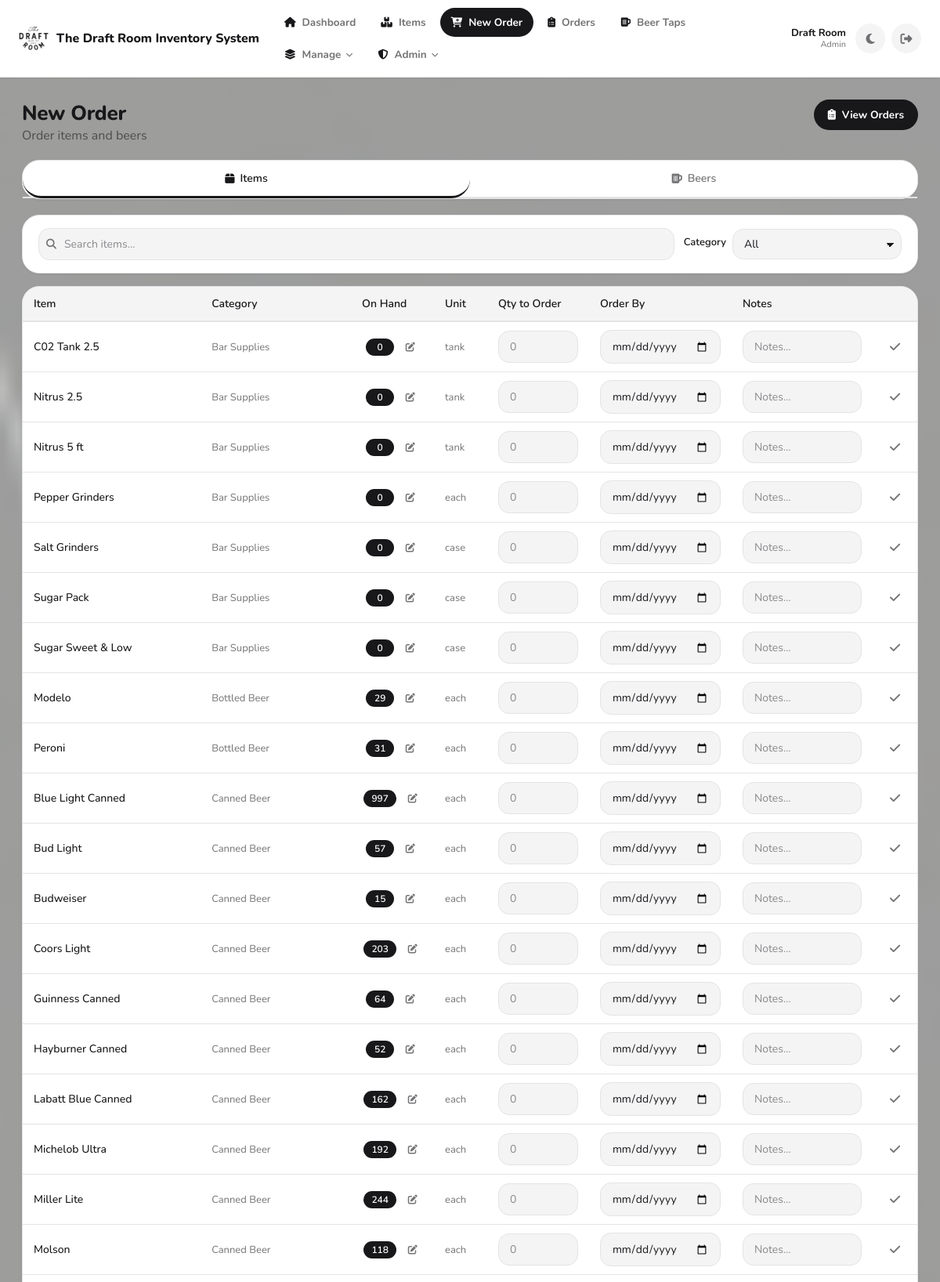
The app's page /order (signed in, upper part) with its own data.
### app.py (models this page shows, shortened)
class User(db.Model):
    __tablename__ = "users"
    id = db.Column(db.Integer, primary_key=True)
    username = db.Column(db.String(80), unique=True, nullable=False)
    first_name = db.Column(db.String(80), nullable=True)
    last_name = db.Column(db.String(80), nullable=True)
    password_hash = db.Column(db.String(255), nullable=False)
    role = db.Column(db.String(20), nullable=False, default="staff")  # Backward compatibility
    role_id = db.Column(db.Integer, db.ForeignKey('roles.id'), nullable=True)  # New: reference to Role
    is_active = db.Column(db.Boolean, nullable=False, default=True)
    created_at = db.Column(db.DateTime, nullable=False, default=utcnow)
    role_obj = db.relationship('Role', backref='users')
    def display_name(self) -> str:
        full = f"{(self.first_name or '').strip()} {(self.last_name or '').strip()}".strip()
        return full if full else self.username
    def get_role_name(self):
        if self.role_obj:
            return self.role_obj.name
        return self.role

class Item(db.Model):
    __tablename__ = "items"
    id = db.Column(db.Integer, primary_key=True)
    name = db.Column(db.String(200), nullable=False)
    category = db.Column(db.String(120), nullable=False)
    prep_type = db.Column(db.String(50), nullable=False, default="generic")
    supplier_id = db.Column(db.Integer, db.ForeignKey("suppliers.id"), nullable=True)
    supplier = db.relationship("Supplier", back_populates="items")
    unit = db.Column(db.String(50), nullable=True)
    default_units_per_box = db.Column(
    db.Integer,
    nullable=True,
)
    multiplier = db.Column(db.Float, nullable=True)
    raw_freezer_days = db.Column(db.Integer, nullable=True)
    raw_cooler_days = db.Column(db.Integer, nullable=True)
    raw_out_days = db.Column(db.Integer, nullable=True)
    prepped_freezer_days = db.Column(db.Integer, nullable=True)
    prepped_cooler_days = db.Column(db.Integer, nullable=True)
    prepped_out_days = db.Column(db.Integer, nullable=True)
    sales_mode = db.Column(db.String(40), nullable=True)
    pack1_label = db.Column(db.String(80), nullable=True)
    pack1_mult  = db.Column(db.Integer, nullable=True)
    pack2_label = db.Column(db.String(80), nullable=True)
    pack2_mult  = db.Column(db.Integer, nullable=True)
    pack3_label = db.Column(db.String(80), nullable=True)
    pack3_mult  = db.Column(db.Integer, nullable=True)
    pack4_label = db.Column(db.String(80), nullable=True)
    pack4_mult  = db.Column(db.Integer, nullable=True)
    main_bar_on_hand = db.Column(
        db.Integer,
        nullable=False,
        default=0,
        server_default=db.text("0"),
    )
    low_bar_on_hand = db.Column(
        db.Integer,
        nullable=False,
        default=0,
        server_default=db.text("0"),
    )
    on_hand_count = db.Column(
        db.Integer,
        nullable=False,
        default=0,
        server_default=db.text("0"),
    )
    created_at = db.Column(db.DateTime, nullable=False, default=datetime.utcnow)

### app.py (the view)
@app.get("/order")
def order_items():
    guard = require_view_access()
    if guard:
        return guard
    q = (request.args.get("q") or "").strip()
    category_filter = (request.args.get("category") or "").strip()
    query = Item.query
    if q:
        query = query.filter(Item.name.ilike(f"%{q}%"))
    if category_filter:
        query = query.filter(Item.category == category_filter)
    items = query.order_by(Item.category.asc(), Item.name.asc()).all()
    categories = db.session.query(Item.category).distinct().order_by(Item.category.asc()).all()
    categories = [c[0] for c in categories if c[0]]
    on_hand = {i.id: (i.on_hand_count or 0) for i in items}
    item_id_list = [i.id for i in items]
    upb_map = {i.id: int(i.default_units_per_box or 1) for i in items}
    modes_by_slug = {m.slug: m for m in InventoryMode.query.all()}
    box_qty_by_loc: dict[str, list[int]] = {}
    unit_count_by_key: dict[tuple[str, str], list[int]] = {}
    for i in items:
        mode = modes_by_slug.get((i.prep_type or "").lower())
        if not mode or mode.engine != "lot_tracking" or not mode.on_hand_style:
            continue
        loc = mode.on_hand_location_key or "cooler"
        if mode.on_hand_style == "box_quantity":
            box_qty_by_loc.setdefault(loc, []).append(i.id)
        else:
            state = mode.on_hand_state_key or "prepped"
            unit_count_by_key.setdefault((state, loc), []).append(i.id)
    if item_id_list:
        for loc, ids in box_qty_by_loc.items():
            rows = db.session.query(
                InventoryLot.item_id,
                func.coalesce(func.sum(InventoryLot.quantity), 0)
            ).filter(
                InventoryLot.item_id.in_(ids),
                InventoryLot.storage == loc,
                InventoryLot.is_consumed == False
            ).group_by(InventoryLot.item_id).all()
            for item_id, qty in rows:
                on_hand[item_id] = int(round(float(qty or 0) * upb_map.get(item_id, 1)))
        for (state, loc), ids in unit_count_by_key.items():
            rows = db.session.query(
                InventoryLot.item_id,
                func.coalesce(func.sum(InventoryLot.count_units), 0)
            ).filter(
                InventoryLot.item_id.in_(ids),
                InventoryLot.state == state,
                InventoryLot.storage == loc,
                InventoryLot.is_consumed == False
            ).group_by(InventoryLot.item_id).all()
            for item_id, units in rows:
                on_hand[item_id] = int(units or 0)
    return render_template("order.html", items=items, categories=categories,
                           q=q, category_filter=category_filter, on_hand=on_hand)

### templates/order.html (shortened to what this page needs)
{% extends "base.html" %}
{% block content %}
<div style="display:flex; align-items:flex-start; justify-content:space-between; gap:16px; margin-bottom:20px; flex-wrap:wrap;">
  <div>
    <h1 style="margin:0;">New Order</h1>
    <span class="muted">Order items and beers</span>
  </div>
  <a href="/orders" class="btn"><i class="fas fa-clipboard-list"></i> View Orders</a>
</div>
<div class="card" style="padding:0; margin-bottom:20px;">
  <div style="display:flex; border-bottom:2px solid var(--stroke);">
    <button class="tab-btn active" type="button" data-tab="items-tab">
      <i class="fas fa-box"></i> Items
    </button>
    <button class="tab-btn" type="button" data-tab="beers-tab">
      <i class="fas fa-beer"></i> Beers
    </button>
  </div>
</div>
<div id="items-tab" class="tab-content">
  <div class="card" style="padding:16px 20px; margin-bottom:16px;">
    <div style="display:flex; gap:12px; flex-wrap:wrap; align-items:center;">
      <div class="search-wrap" style="flex:1; min-width:180px;">
        <input type="text" id="searchInput" class="input search-live"
               placeholder="Search items…" value="{{ q }}" autocomplete="off">
      </div>
      <div style="display:flex; align-items:center; gap:8px;">
        <label style="font-size:13px; font-weight:600; white-space:nowrap; color:var(--text);">Category</label>
        <select id="categorySelect" class="input" style="min-width:150px;">
          <option value="">All</option>
        </select>
      </div>
    </div>
  </div>
  <div class="card" style="padding:0; overflow-x:auto; margin-bottom:16px;">
    <table class="order-table">
      <thead>
        <tr>
          <th>Item</th>
          <th>Category</th>
          <th>On Hand</th>
          <th>Unit</th>
          <th class="input-col">Qty to Order</th>
          <th class="input-col">Order By</th>
          <th class="notes-col">Notes</th>
          <th class="action-col"></th>
        </tr>
      </thead>
      <tbody id="itemsTableBody">
        {% for item in items %}
        <tr class="order-row" data-item-id="{{ item.id }}"
            data-name="{{ item.name.lower() }}" data-category="{{ item.category }}">
          <td class="item-name"><span class="item-title">{{ item.name }}</span></td>
          <td class="muted" style="font-size:13px;">{{ item.category }}</td>
          <td style="text-align:center;">
            <span class="on-hand-badge">{{ on_hand.get(item.id, 0) }}</span>
            <button type="button" class="btn-edit-onhand" title="Edit on-hand count"
                    data-item-id="{{ item.id }}" data-item-name="{{ item.name }}">
              <i class="fas fa-edit"></i>
            </button>
          </td>
          <td class="muted" style="font-size:13px;">{{ item.unit or '—' }}</td>
          <td class="input-col">
            <input type="number" class="qty-input" placeholder="0" min="0" step="1">
          </td>
          <td class="input-col">
            <input type="date" class="date-input">
          </td>
          <td class="notes-col">
            <input type="text" class="notes-input" placeholder="Notes…">
          </td>
          <td class="action-col">
            <button type="button" class="btn-save-row" title="Save this row">
              <i class="fas fa-check"></i>
            </button>
          </td>
        </tr>
        {% endfor %}
      </tbody>
    </table>
  </div>
</div>
{% endblock %}

### templates/base.html (shortened to what this page needs)
<!DOCTYPE html>
<html lang="en">
<head>
  <link rel="stylesheet" href="/static/style.css?v={{ asset_v }}">
  <link rel="stylesheet" href="https://cdnjs.cloudflare.com/ajax/libs/font-awesome/6.4.0/css/all.min.css">
</head>
<body class="app-body">
  <header class="navbar">
    <div class="navbar-inner">
      <a href="/" class="navbar-brand">
        <img src="{{ url_for('static', filename='favicon-96x96.png') }}" alt="The Draft Room" class="navbar-logo">
        <span>The Draft Room Inventory System</span>
      </a>
      <nav class="navbar-nav">
        <a href="/" class="navlink2 {% if request.path == '/' %}active{% endif %}">
          <i class="fas fa-house"></i><span>Dashboard</span>
        </a>
        <a href="/items" class="navlink2 {% if request.path.startswith('/items') or request.path.startswith('/category') %}active{% endif %}">
          <i class="fas fa-boxes-stacked"></i><span>Items</span>
        </a>
        <a href="/order" class="navlink2 {% if request.path == '/order' %}active{% endif %}">
          <i class="fas fa-cart-plus"></i><span>New Order</span>
        </a>
        <a href="/orders" class="navlink2 {% if request.path.startswith('/orders') or (request.path.startswith('/order/') and request.path != '/order') %}active{% endif %}">
          <i class="fas fa-clipboard-list"></i><span>Orders</span>
        </a>
        <a href="/beers/dashboard" class="navlink2 {% if '/beers' in request.path %}active{% endif %}">
          <i class="fas fa-beer-mug-empty"></i><span>Beer Taps</span>
        </a>
        {% if can_edit_inventory %}
        <div class="navdd">
          <button type="button" class="navlink2 navdd-toggle {% if request.path.startswith('/suppliers') or request.path.startswith('/users') or request.path.startswith('/settings') %}active{% endif %}">
            <i class="fas fa-layer-group"></i><span>Manage</span><i class="fas fa-chevron-down navdd-caret"></i>
          </button>
        </div>
        {% endif %}
        {% if can_manage_users %}
        <div class="navdd">
          <button type="button" class="navlink2 navdd-toggle {% if request.path.startswith('/audit') or request.path.startswith('/admin/roles') %}active{% endif %}">
            <i class="fas fa-shield-halved"></i><span>Admin</span><i class="fas fa-chevron-down navdd-caret"></i>
          </button>
        </div>
        {% endif %}
      </nav>
      <div class="navbar-actions">
        {% if current_user %}
        <div class="navbar-user">
          <span class="navbar-user-name">
            {% if current_user.first_name or current_user.last_name %}
              {{ current_user.first_name }} {{ current_user.last_name }}
            {% else %}
              {{ current_user.username }}
            {% endif %}
          </span>
          <span class="navbar-user-role">{{ auth_role_name.title() if auth_role_name else 'User' }}</span>
        </div>
        {% endif %}
        <button class="theme-toggle" id="themeToggle" title="Toggle light/dark theme">
        </button>
        <a href="/logout" class="logout-btn" title="Logout">
          <i class="fas fa-sign-out-alt"></i>
        </a>
      </div>
    </div>
  </header>
  <main class="main-content">
    <div class="page-content">
      {% block content %}{% endblock %}
    </div>
  </main>
</body>
</html>

### records on screen
User: first_name "Draft", last_name "Room", role "Admin"
Item: name "C02 Tank 2.5", category "Bar Supplies", get "0", unit "tank"
Item: name "Nitrus 2.5", category "Bar Supplies", get "0", unit "tank"
Item: name "Nitrus 5 ft", category "Bar Supplies", get "0", unit "tank"
Item: name "Pepper Grinders", category "Bar Supplies", get "0", unit "each"
Item: name "Salt Grinders", category "Bar Supplies", get "0", unit "case"
Item: name "Sugar Pack", category "Bar Supplies", get "0", unit "case"
Item: name "Sugar Sweet & Low", category "Bar Supplies", get "0", unit "case"
Item: name "Modelo", category "Bottled Beer", get "29", unit "each"
Item: name "Peroni", category "Bottled Beer", get "31", unit "each"
Item: name "Blue Light Canned", category "Canned Beer", get "997", unit "each"
Item: name "Bud Light", category "Canned Beer", get "57", unit "each"
Item: name "Budweiser", category "Canned Beer", get "15", unit "each"
Item: name "Coors Light", category "Canned Beer", get "203", unit "each"
Item: name "Guinness Canned", category "Canned Beer", get "64", unit "each"
Item: name "Hayburner Canned", category "Canned Beer", get "52", unit "each"
Item: name "Labatt Blue Canned", category "Canned Beer", get "162", unit "each"
Item: name "Michelob Ultra", category "Canned Beer", get "192", unit "each"
Item: name "Miller Lite", category "Canned Beer", get "244", unit "each"
Item: name "Molson", category "Canned Beer", get "118", unit "each"
